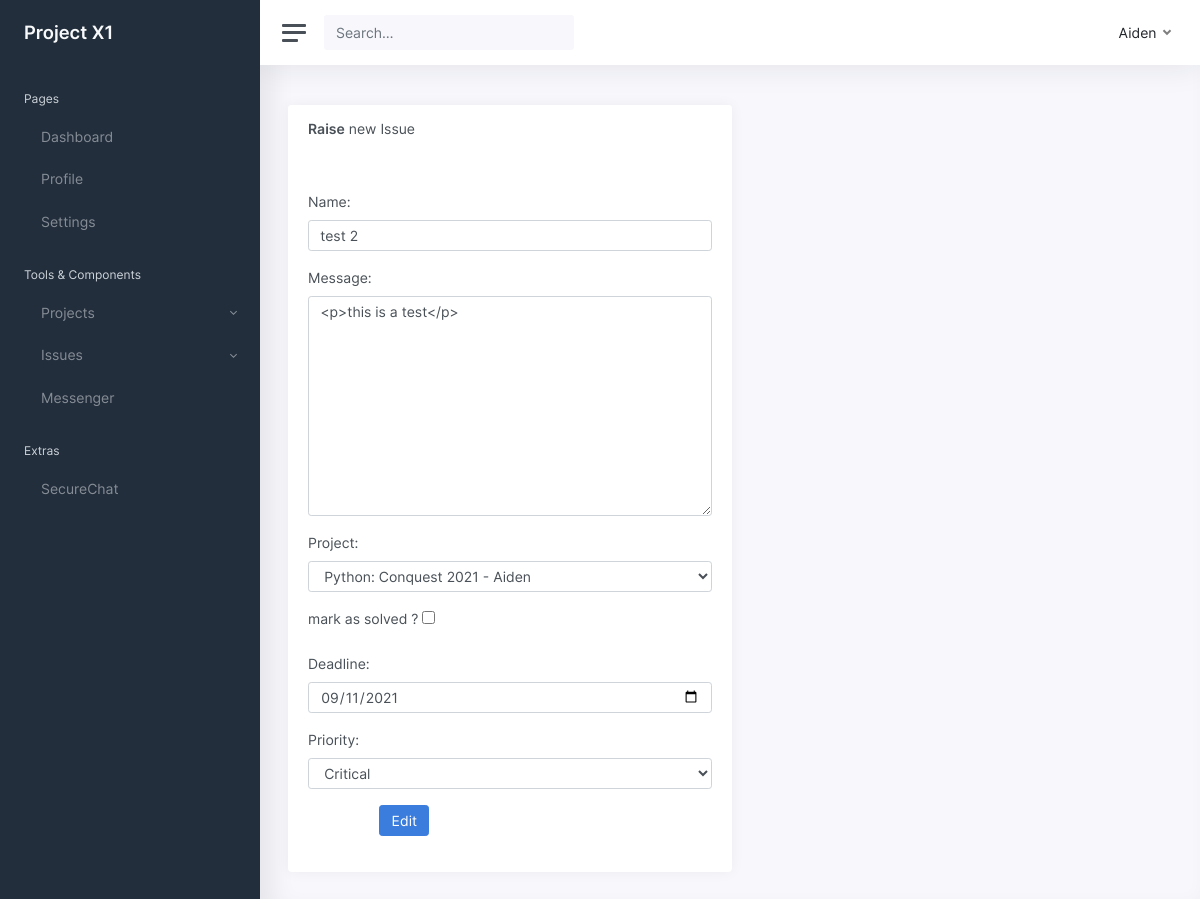
The page /issues/update/3/ (signed in) on the database its author committed.
### issues/models.py (models this page shows, shortened)
class Issue(models.Model):
    name = models.CharField(max_length=255, unique=True)
    user = models.ForeignKey(User,null=True,on_delete=models.CASCADE,related_name='issues')
    created_at = models.DateTimeField(auto_now=True)
    message = RichTextField(blank=True,null=True)
    project = models.ForeignKey(Project,on_delete=models.SET_NULL,related_name="issues",null=True,blank=True)
    tags = TaggableManager()
    solve = models.BooleanField(default = False)
    members = models.ManyToManyField(User,through="IssueMember")
    deadline = models.DateField(auto_now_add=False,auto_now=False,default= None,null=True,blank=True)
    PRIORITY = [
        ('Critical','Critical'),
        ('major','major'),
        ('minor','minor'),
    ]
    priority = models.CharField(max_length=10,choices = PRIORITY,default='minor')
    class Meta:
        ordering = ['created_at']

### projects/models.py (models this page shows, shortened)
class Project(models.Model):
    user = models.ForeignKey(User,null=True,on_delete=models.CASCADE,related_name='projects')
    name = models.CharField(max_length=255, unique=True)
    created_at = models.DateTimeField(auto_now=True)
    description = RichTextField(blank=True,null=True)
    tags = TaggableManager()
    complete = models.BooleanField(default = False)
    members = models.ManyToManyField(User,through="ProjectMember")
    projectJoinPermission = models.BooleanField(default=True)
    repoowner = models.CharField(max_length=255,blank=True,null=True)
    githubrepo = models.CharField(max_length=255,blank=True,null=True)
    def __str__(self):
        return '%s - %s' % (self.name,self.user.username)
    class Meta:
        ordering = ["name"]
        unique_together = ['user','name']

### issues/views.py (the view, shortened to what this page needs)
# urls.py: url(r"update/(?P<pk>\d+)/$",views.UpdateIssue,name="update"),
@login_required
def UpdateIssue(request,pk):
    issue = models.Issue.objects.get(id=pk)
    form = forms.IssueForm(instance=issue)
    message=''
    context = {'form':form,'message':message,'issue':issue}
    return render(request, 'issues/issue_update_form.html', context)

### issues/forms.py
class IssueForm(forms.ModelForm):
    class Meta:
        fields = '__all__'
        exclude = ['user','created_at','members']
        model = models.Issue
        labels = {'solve':'mark as solved ?'}
        help_texts = {'tags':''}
        widgets = {
            'name':forms.TextInput(attrs={'class':'form-control'}),
            'message':forms.Textarea(attrs={'class':'form-control'}),
            'project':forms.Select(attrs={'class':'form-control'}),
            'tags':TagWidget(attrs={'class':'form-control','data-role':'tagsinput','placeholder':'press enter to add more tags'}),
            'solve':forms.CheckboxInput(attrs={}),
            'deadline':forms.DateInput(attrs={'class':'form-control','type':'date'}),
            'priority':forms.Select(attrs={'class':'form-control'}),
        }
    def __init__(self, *args, **kwargs):
        user = kwargs.pop("user", None)
        super().__init__(*args, **kwargs)
        if user is not None:
            self.fields['project'].queryset = (
                models.Project.objects.filter( Q(user__pk=user.pk) | Q(members__pk=user.pk) )
            )

### issues/templates/issues/issue_update_form.html (shortened to what this page needs)
{% extends "issues/issue_base.html" %}
{% block issue_content %}
<main class="content">
	<div class="container-fluid p-0">
		<div class="row">
			<div class="card">
				<div class="card-header">
					<h5 class="card-title"><strong>Raise</strong> new Issue</h5>
				</div>
				<div class="card-body">
					<form method="POST" action="{% url 'issues:update' pk=issue.pk %}">
						{{form.as_p}}
						<div class="form-group row">
							<div class="col-sm-10 ml-sm-auto">
								<button type="submit" class="btn btn-primary">Edit</button>
							</div>
						</div>
					</form>
				</div>
			</div>
		</div>
	</div>
</main>
{% endblock %}

### templates/base.html (shortened to what this page needs)
<!DOCTYPE html>
<html lang="en">
{% load static %}
<head>
    <link href="{%static 'css/app.css' %}" rel="stylesheet">
</head>
<body>
    <div class="wrapper">
        <nav id="sidebar" class="sidebar">
            <div class="sidebar-content js-simplebar">
                <a class="sidebar-brand" href="{% url 'home' %}">
                    <span class="align-middle">Project X1</span>
                </a>
                <ul class="sidebar-nav">
                    <li class="sidebar-header">
                        Pages
                    </li>
                    <li class="sidebar-item ">
                        <a class="sidebar-link" href="{% url 'home' %}">
                             <span
                                class="align-middle">Dashboard</span>
                        </a>
                    </li>
                    <li class="sidebar-item">
                        <a class="sidebar-link" href="{% url 'accounts:profile' pk=user.pk %}">
                             <span class="align-middle">Profile</span>
                        </a>
                    </li>
                    <li class="sidebar-item">
                        <a class="sidebar-link" href="{% url 'set' %}">
                             <span
                                class="align-middle">Settings</span>
                        </a>
                    </li>
                    <li class="sidebar-header">
                        Tools & Components
                    </li>
                    <li class="sidebar-item">
                        <a href="#ui" data-toggle="collapse" class="sidebar-link collapsed">
                             <span
                                class="align-middle">Projects</span>
                        </a>
                    </li>
                </ul>
                <li class="sidebar-item">
                    <a href="#forms" data-toggle="collapse" class="sidebar-link collapsed">
                         <span
                            class="align-middle">Issues</span>
                    </a>
                </li>
                <li class="sidebar-item">
                    <a class="sidebar-link" href="{% url 'chats:all' %}">
                         <span
                            class="align-middle">Messenger</span>
                    </a>
                </li>
                <li class="sidebar-header">
                    Extras
                </li>
                <li class="sidebar-item">
                    <a class="sidebar-link" href="#">
                         <span class="align-middle">SecureChat</span>
                    </a>
                </li>
            </div>
        </nav>
        <div class="main">
            <nav class="navbar navbar-expand navbar-light navbar-bg">
                <a class="sidebar-toggle d-flex">
                    <i class="hamburger align-self-center"></i>
                </a>
                <form action="{% url 'search' %}" method="POST" class="form-inline d-none d-sm-inline-block">
                    <div class="input-group input-group-navbar">
                        <input name="search" type="search" class="form-control" placeholder="Search…"
                            aria-label="Search">
                        <div class="input-group-append">
                            <button class="btn" type="submit">
                            </button>
                        </div>
                    </div>
                </form>
                <div class="navbar-collapse collapse">
                    <ul class="navbar-nav navbar-align">
                        <li class="nav-item dropdown">
                            <a class="nav-link dropdown-toggle d-none d-sm-inline-block" href="#"
                                data-toggle="dropdown">
                                <span class="text-dark">{{user.username}}</span>
                            </a>
                        </li>
                    </ul>
                </div>
            </nav>
            {% block content %}
            {% endblock %}
        </div>
    </div>
</body>
</html>

### rows shown on the page
Issue: name "test 2", message "<p>this is a test</p>", project "Python: Conquest 2021 - Aiden", deadline "09/11/2021", priority "Critical"

### other values the page prints
{{ user.username }} "Aiden"
